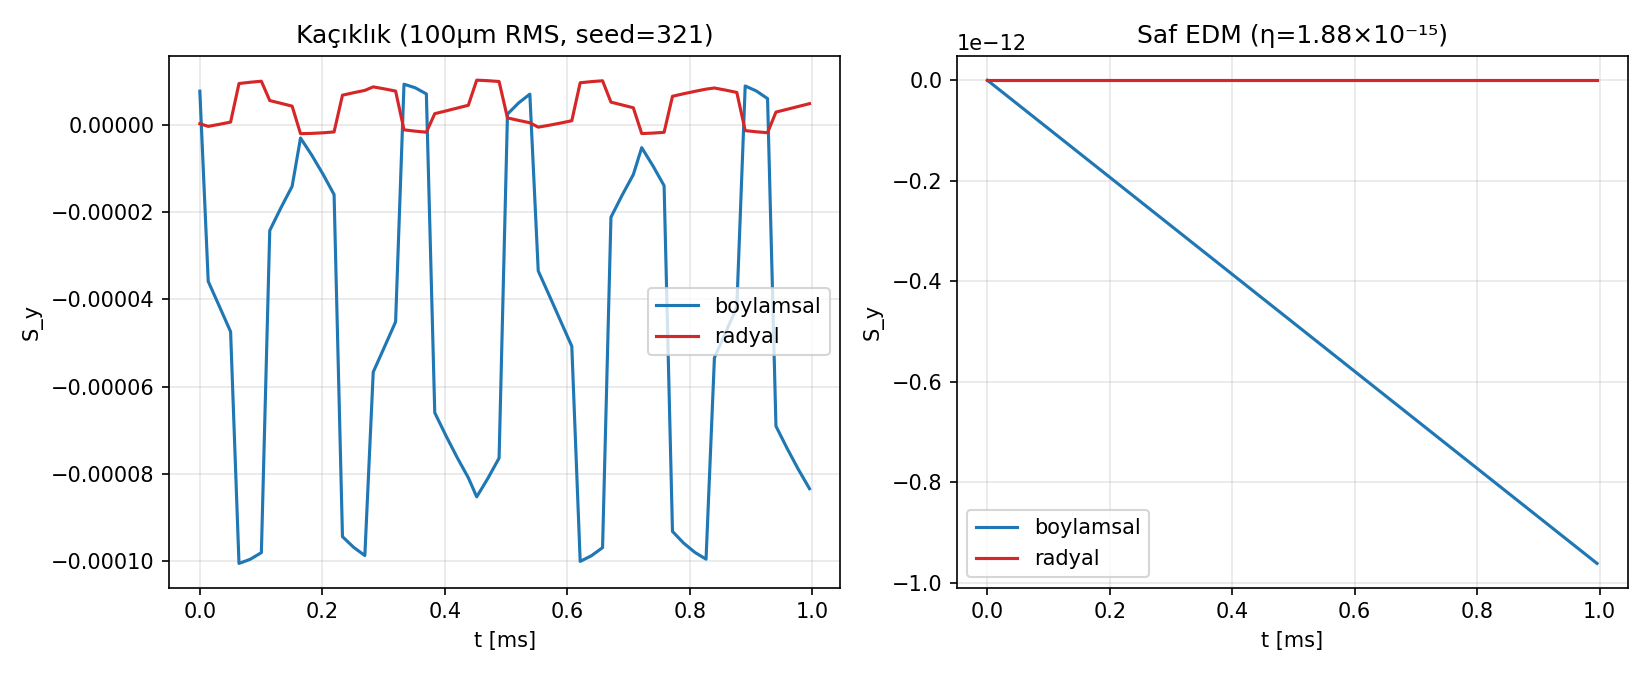

Here is the Python script that generated this plot:
#!/usr/bin/env python3
"""test_radial_spin.py — Başlangıç polarizasyonu radyal olursa ne olur?

SORU: Spin-sürülü trimde başlangıç polarizasyonu boylamsal yerine radyal
olsa sistemin hassasiyeti artar mı?

TEORİK BEKLENTİ: Hem gerçek EDM dönüşü (radyal E alanı → Ω radyal) hem
de sahte EDM dönüşü (dikey yörünge sapması × quad gradyanı → B_x radyal
→ Ω radyal) RADYAL eksen etrafındadır. Thomas-BMT: dS/dt = Ω × S.
Ω = Ω_x x̂ için dS_y/dt = −Ω_x·S_z. Boylamsal spin (S_z=1) → tam sinyal;
radyal spin (S_x=1, S_z=0) → BİRİNCİ MERTEBEDE SIFIR. Yani radyal
polarizasyon hassasiyeti artırmaz; her iki sinyale birden kör olur.
Radyal demet ancak boylamsal-B sistematiği (Ω_z) için bir "boş kanal"
(null channel) olabilir.

TEST: 4 koşum (CO=False, t2=1ms):
  1. boylamsal spin + 100μm rastgele kaçıklık (seed=321)  → referans f
  2. radyal spin    + aynı kaçıklık                       → beklenti ~0
  3. boylamsal spin + kaçıklık yok + EDMSwitch=1          → saf EDM sinyali
  4. radyal spin    + kaçıklık yok + EDMSwitch=1          → beklenti ~0

Çıktı: test_radial_spin.json, test_radial_spin.png
"""

import json
import os
import shutil
import sys
import tempfile
import time

import matplotlib
matplotlib.use("Agg")
import matplotlib.pyplot as plt
import multiprocessing as mp
import numpy as np

BASE = os.path.dirname(os.path.abspath(__file__))
os.chdir(BASE)
sys.path.insert(0, BASE)

PATTERN_RMS  = 1e-4
PATTERN_SEED = 321
T2           = 1e-3
RETURN_STEPS = 6000


def _worker(task):
    """Tek spin koşumu: (etiket, dy, spin_kipi, edm_switch) → dSy/dt ve Sy(t)."""
    label, dy_list, spin_mode, edm_switch = task

    import os, sys, json, tempfile, shutil
    import numpy as np
    sys.path.insert(0, BASE)
    tmp = tempfile.mkdtemp(prefix=f"rspin_{os.getpid()}_")
    os.chdir(tmp)

    from false_edm_mode_scan import setup_fields
    from integrator import integrate_particle

    with open(os.path.join(BASE, "params.json")) as fh:
        config = json.load(fh)
    fields, y0, beta0, R0, p_mag, direction = setup_fields(config)
    fields.poincare_quad_index = 0.0
    fields.EDMSwitch = float(edm_switch)
    dt = float(config.get("dt", 1e-11))

    # Spin başlangıcı: yerel (sx, sy, sz)
    if spin_mode == "radial":
        y0[6:9] = [1.0, 0.0, 0.0]
    # "longitudinal": setup_fields varsayılanı [0, 0, direction]

    dy = np.asarray(dy_list, dtype=float)

    fd = os.dup(1)
    null = os.open(os.devnull, os.O_WRONLY)
    os.dup2(null, 1); os.close(null)
    try:
        _, poin, poin_t = integrate_particle(
            y0, 0.0, T2, dt, fields=fields,
            return_steps=RETURN_STEPS, quad_dy=dy)
        t_arr = np.asarray(poin_t, float)
        sy = np.asarray(poin[:, 7], float)
        slope = float(np.polyfit(t_arr, sy, 1)[0])
        # Sy(t) örneklemesi figür için (60 nokta)
        idx = np.linspace(0, len(sy) - 1, 60).astype(int)
        trace = {"t": t_arr[idx].tolist(), "sy": sy[idx].tolist()}
    finally:
        os.dup2(fd, 1); os.close(fd)
        os.chdir(BASE)
        shutil.rmtree(tmp, ignore_errors=True)

    return label, {"dSy_dt": slope, "trace": trace}


def main():
    t0 = time.time()
    with open("params.json") as fh:
        config = json.load(fh)
    n_q = 2 * int(config.get("nFODO", 24))

    P = np.random.default_rng(PATTERN_SEED).standard_normal(n_q) * PATTERN_RMS
    Z = np.zeros(n_q)

    tasks = [
        ("long_pat", P.tolist(), "longitudinal", 0.0),
        ("rad_pat",  P.tolist(), "radial",       0.0),
        ("long_edm", Z.tolist(), "longitudinal", 1.0),
        ("rad_edm",  Z.tolist(), "radial",       1.0),
    ]
    ctx = mp.get_context("spawn")
    print(f"{len(tasks)} simülasyon ({mp.cpu_count()} işçi)...")
    with ctx.Pool(processes=min(mp.cpu_count(), len(tasks))) as pool:
        res = dict(pool.map(_worker, tasks))

    print(f"\n{'─'*64}")
    print(f"{'koşum':>10} {'spin':>13} {'kaynak':>10} {'dSy/dt [rad/s]':>16}")
    print(f"{'─'*64}")
    rows = [("long_pat", "boylamsal", "kaçıklık"),
            ("rad_pat",  "radyal",    "kaçıklık"),
            ("long_edm", "boylamsal", "EDM"),
            ("rad_edm",  "radyal",    "EDM")]
    for key, spin, src in rows:
        print(f"{key:>10} {spin:>13} {src:>10} {res[key]['dSy_dt']:>+16.4e}")

    r_pat = abs(res["rad_pat"]["dSy_dt"] / res["long_pat"]["dSy_dt"])
    r_edm = (abs(res["rad_edm"]["dSy_dt"] / res["long_edm"]["dSy_dt"])
             if res["long_edm"]["dSy_dt"] != 0 else float("nan"))
    print(f"\nRadyal/boylamsal oran — kaçıklık: {r_pat:.2e}, EDM: {r_edm:.2e}")

    out = {"_aciklama": "Radyal vs boylamsal başlangıç polarizasyonu "
                        "(CO=False, t2=1ms, desen seed=321 100μm RMS)",
           "sonuclar": {k: {"dSy_dt": v["dSy_dt"]} for k, v in res.items()},
           "oran_kaciklik": r_pat, "oran_edm": r_edm}
    with open("test_radial_spin.json", "w") as fh:
        json.dump(out, fh, indent=2, ensure_ascii=False)
    print("Kaydedildi: test_radial_spin.json")

    # Figür: Sy(t) izleri
    fig, axes = plt.subplots(1, 2, figsize=(11, 4.5))
    for ax, (k1, k2, title) in zip(axes, [
            ("long_pat", "rad_pat", "Kaçıklık (100μm RMS, seed=321)"),
            ("long_edm", "rad_edm", "Saf EDM (η=1.88×10⁻¹⁵)")]):
        for key, lbl, c in ((k1, "boylamsal", "C0"), (k2, "radyal", "C3")):
            tr = res[key]["trace"]
            ax.plot(np.array(tr["t"]) * 1e3, tr["sy"], c, label=lbl)
        ax.set_xlabel("t [ms]")
        ax.set_ylabel("S_y")
        ax.set_title(title)
        ax.legend()
        ax.grid(alpha=0.3)
    plt.tight_layout()
    plt.savefig("test_radial_spin.png", dpi=150)
    print("Figür: test_radial_spin.png")
    print(f"Toplam süre: {(time.time()-t0)/60:.1f} dk")


if __name__ == "__main__":
    main()
